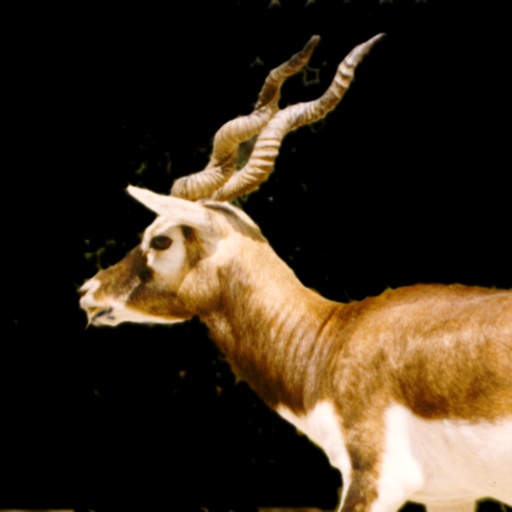
#> input picture BMP/blackbuck.bmp, 512 x 512 px, found by its file name
$ python 'Jacob_Clouse_Q2_SSS_v23 adding names to reconstruct.py'
#> lines starting #> are read from the running program, lines starting #| are printed output that depends on the picture
# This Python Program was written on Linux Mint and Windows 10 using VScode, your milage may vary on OS and configuration.

'''
This program is a visual implimentation of:
  __                              __                                 __
 /    /              /           /                        /         /    /              /
(___ (___  ___  _ _    ___      (___  ___  ___  ___  ___ (___      (___ (___  ___  ___    ___  ___
    )|   )|   )| | )| |   )         )|___)|    |   )|___)|             )|   )|   )|   )| |   )|   )
 __/ |  / |__/||  / | |          __/ |__  |__  |    |__  |__        __/ |  / |__/||    | |  / |__/
                                                                                              __/
Total shares = 5
Required shares to retrieve the original image = 2
'''

# =-=-=-=-=-=-=-=-=-=-=-=-=-=-=-=-=-=-=-=-=-=-=-=-=-=-=-=-=-=-
# Importing Libraries / Modules
# =-=-=-=-=-=-=-=-=-=-=-=-=-=-=-=-=-=-=-=-=-=-=-=-=-=-=-=-=-=-
import random
from PIL import Image
import numpy as np
# =-=-=-=-=-=-=-=-=-=-=-=-=-=-=-=-=-=-=-=-=-=-=-=-=-=-=-=-=-=-
# Functions
# =-=-=-=-=-=-=-=-=-=-=-=-=-=-=-=-=-=-=-=-=-=-=-=-=-=-=-=-=-=-


# --- Function to read in an image, adjust to only 250 max values, and generate shares ---
# SOURCE: http://paulbourke.net/dataformats/bitmaps/
def split_image_shamir(inputImage,downscaleBool,n,r,max_value=None):
    # make sure that we don't have pixel values greater than 250, SOURCE: https://thepythonguru.com/python-builtin-functions/max/
#> called with inputImage = 'blackbuck.bmp', downscaleBool = True, n = 5, r = 3, max_value = 250
    imgOpened = Image.open(inputImage).convert('L')
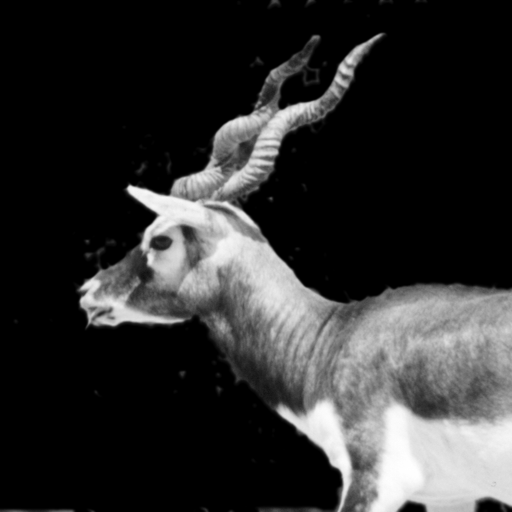
#> imgOpened: PIL image 512x512 L; min 0, max 255, mean 47.9
    openedImageArray = []
    width, height = imgOpened.size
#> width = 512; height = 512
    for y in range(height):
        for x in range(width):
            pixel = imgOpened.getpixel((x, y))
            if max_value is not None:
                pixel = min(pixel, max_value)
            openedImageArray.append(pixel)
#> after the loop, openedImageArray = 262144 items

    # grab coefficents
    # SOURCE: https://www.geeksforgeeks.org/implementing-shamirs-secret-sharing-scheme-in-python/
    coef = [[random.randint(0, 250) for _ in range(r-1)] for _ in range(len(openedImageArray))]
#> coef = 262144 items
    gen_imgs = []
    for i in range(1, n + 1):
        base = [i ** j for j in range(1, r)]
        img_ = []
        for p in range(len(openedImageArray)):
            base_sum = sum([coef[p][j] * base[j] for j in range(r-1)])
            img_.append((openedImageArray [p] + base_sum) % 251)
        gen_imgs.append(img_)
#> after the loop, gen_imgs = 5 items


    ''' NON DOWNSCALING'''
    # Reconstruction data
    array_bits = gen_imgs[0:r]
#> array_bits = 3 items
    decode_list = list(range(1, r + 1))

    share_names = []
    # Create Share value images
    to_save = [Image.new("L", (width, height)) for _ in range(n)]
    for i, imgOut in enumerate(gen_imgs):
        to_save[i].putdata(imgOut)
        name_of_share = "share{}.bmp".format(i + 1)
        to_save[i].save(name_of_share)
        share_names.append(name_of_share)
#> this loop made 5 passes
#> name_of_share on passes 1 to 5: 'share1.bmp', 'share2.bmp', 'share3.bmp', 'share4.bmp', 'share5.bmp'
#> pass 1, in split_image_shamir, `to_save[i].save(name_of_share)`:
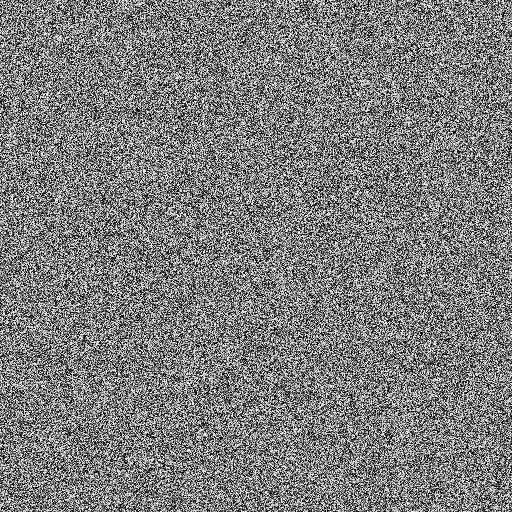
#> saved as share1.bmp: PIL image 512x512 L; min 0, max 250, mean 124.9
#> pass 2, in split_image_shamir, `to_save[i].save(name_of_share)`:
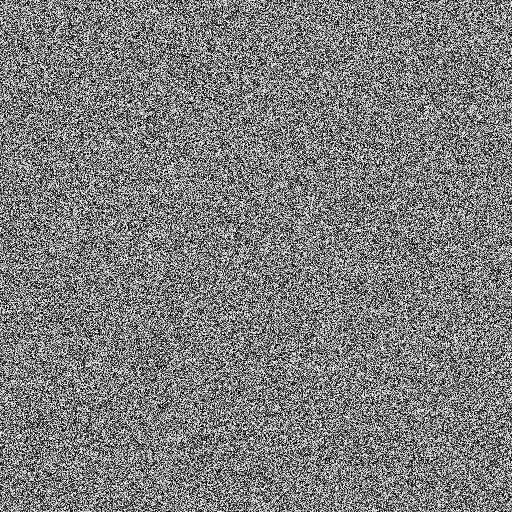
#> saved as share2.bmp: PIL image 512x512 L; min 0, max 250, mean 125
#> after the loop, share_names = ['share1.bmp', 'share2.bmp', 'share3.bmp', 'share4.bmp', 'share5.bmp']

    new_array_boi = []
    # checks to see if downscaling is active
    if downscaleBool == True:
        '''DOWN SCALING'''
        print("Downscaling Activated!")
        for labels in share_names:
            new_width, new_height, new_array_boi = downscale_image(labels, width, height)

        width = new_width
        height = new_height
        # array_bits = new_array_boi

    else:
        print("No Downscaling Requested!")


        print("Encrypted Shares Generated!")

    return gen_imgs,(width, height),array_bits,decode_list,new_array_boi


# --- Downscale Image Method ---
def downscale_image(orig_image, width, height):
    # Open the image and convert to the RGB mode, halve dimensions
#> called with orig_image = 'share1.bmp', width = 512, height = 512
    img = Image.open(orig_image).convert('RGB')
    half_width = width // 2
#> half_width = 256
    half_height = height // 2
#> half_height = 256
    new_img = Image.new('RGB', (half_width, half_height))
#> new_img: PIL image 256x256 RGB; every value is 0
    new_array_bits = []
    # Iterate over the new image pixels
    for x in range(half_width):
        for y in range(half_height):
            # Get the corresponding 4 pixels in the original image
            pixels = [
                img.getpixel((2*x, 2*y)),
                img.getpixel((2*x+1, 2*y)),
                img.getpixel((2*x, 2*y+1)),
                img.getpixel((2*x+1, 2*y+1))
            ]
            # mod 251 - so no errors
            r = sum(p[0] for p in pixels) % 251
            g = sum(p[1] for p in pixels) % 251
            b = sum(p[2] for p in pixels) % 251
            # Set the new pixel in the new image
            new_img.putpixel((x, y), (r, g, b))

    # redo the size
            new_array_bits.append(pixels[0:r])
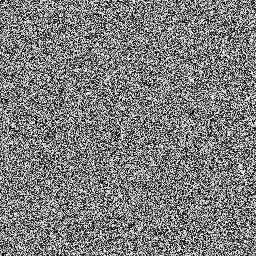
#> new_img: PIL image 256x256 RGB; min 0, max 250, mean 125.1
#> after the loop, new_array_bits = 65536 items
#> in split_image_shamir, `new_width, new_height, new_array_boi = downscale_image(labels, width, ..`: new_width = 256; new_array_boi = 65536 items
#> in split_image_shamir, `width = new_width`: width = 256
#> `gen_imgs,shape,arr_bit,list_bit,downscaled_array = split_image_shamir(..`: gen_imgs = 5 items; shape = (256, 256); arr_bit = 3 items; list_bit = [1, 2, 3]; downscaled_array = 65536 items

    # Save the new image share over original
    new_img.save(orig_image)
    return half_width, half_height, new_array_bits
    # return down_image, down_width, down_height


# --- Function to reconstruct the secret using Lagrange function ---
# SOURCE: https://github.com/cfgnunes/numerical-methods-python/blob/main/interpolation.py
def lagrange(x, y, num_points, x_test):
    l = [0] * num_points
    for k in range(num_points):
        l[k] = 1
        for k_ in range(num_points):
            if k != k_:
                l[k] = l[k] * (x_test - x[k_]) / (x[k] - x[k_])
            else:
                pass
    L = 0
    for i in range(num_points):
        L += y[i] * l[i]

    # print("Lagrange Function Executed!") # TOO MANY PRINT OUTS
    return L


# --- Function to reconstruct the original image using the shares ---
# SOURCE: https://www.geeksforgeeks.org/implementing-shamirs-secret-sharing-scheme-in-python/
def decode(imgs, index, r, n):
    assert len(imgs) >= r
    x = index
    dim = len(imgs[0])
    img = []
    for i in range(dim):
        y = [imgs[j][i] for j in range(r)]
        pixel = lagrange(x, y, r, 0) % 251
        img.append(pixel)

    print("Decrypted Image Restored!")
    return img


# --- Function to decode downsized pics ---
def decode_downsize(imgs, index, r, n):
    # you can also just re open up the share by passing in the name and get the dimensions that way
#> called with r = 3, n = 5
    assert len(imgs) >= r
    x = index
#> x = [1, 2, 3]
    # print(x)
    # print(len(imgs[0]))
    dim = len(imgs[0]) // 4
#> dim = 65536
    img = []
    for i in range(dim):
        y = [imgs[j][i] for j in range(r)]
        # print(y)
        pixel = lagrange(x, y, r, 0) % 251
        img.append(pixel)
#> this loop made 65536 passes
#> y on passes 1 to 3: [63, 71, 24], [170, 41, 115], [117, 3, 160]
#> after the loop, img = 65536 items

    print("Decrypted Image Restored!")
    return img

# --- Function to calculate the MAE ---
def calculate_mae(img1_path, img2_path):
    # Load the images and convert them to numpy arrays
    img1 = np.array(Image.open(img1_path).convert('L')) # convert to grayscale
    img2 = np.array(Image.open(img2_path).convert('L'))

    # Calculate the absolute difference between the pixel values of two images
    diff = np.abs(img1 - img2)

    # Calculate the sum of absolute differences and divide by the total number of pixels
    mae = np.sum(diff) / (img1.shape[0] * img1.shape[1])
    print(f"Mean Average Error between {img1_path} & {img2_path}: {mae}")

    return mae

# --- Function to print out my Logo ---
def myLogo():
    print("Created and Tested by: ")
    print("   __                  _         ___ _                       ")
    print("   \ \  __ _  ___ ___ | |__     / __\ | ___  _   _ ___  ___  ")
    print("    \ \/ _` |/ __/ _ \| '_ \   / /  | |/ _ \| | | / __|/ _ \ ")
    print(" /\_/ / (_| | (_| (_) | |_) | / /___| | (_) | |_| \__ \  __/ ")
    print(" \___/ \__,_|\___\___/|_.__/  \____/|_|\___/ \__,_|___/\___| ")
    print("Dedicated to Peter Zlomek and Harely Alderson III")

# =-=-=-=-=-=-=-=-=-=-=-=-=-=-=-=-=-=-=-=-=-=-=-=-=-=-=-=-=-=-
# MAIN
# =-=-=-=-=-=-=-=-=-=-=-=-=-=-=-=-=-=-=-=-=-=-=-=-=-=-=-=-=-=-

# myLogo()

# LET THE USER SET THESE with input
useThisImage = "blackbuck.bmp"
totalNumberOfShares = 5
minNumberOfShares = 3
wantDownscale = True
reconstructName = "reconstructed.bmp"

'''ENCRYPTION'''
gen_imgs,shape,arr_bit,list_bit,downscaled_array = split_image_shamir(useThisImage,wantDownscale,totalNumberOfShares,minNumberOfShares,max_value=250) # change r and n names


''' DECRYPTION'''
# NEED TO DO SEPERATE FUNCTION IF DOWNSCALING WAS REQUESTED
'''NO DOWNSCALE'''
if wantDownscale == False:
    origin_img = decode(arr_bit, list_bit, minNumberOfShares, totalNumberOfShares)
    # save output
    img = Image.new("L", shape, color=0)
    img.putdata(list(origin_img))
    img.save(reconstructName)
else:
    '''DOWNSCALE'''
    # only 1/4 of length
    origin_img = decode_downsize(arr_bit, list_bit, minNumberOfShares, totalNumberOfShares)
#> origin_img = 65536 items

    # pass in width and height
    # save output (width and height half)
    img = Image.new("L", shape, color=0)
#> img: PIL image 256x256 L; every value is 0
    img.putdata(list(origin_img))
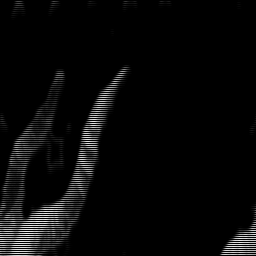
#> img: PIL image 256x256 L; min 0, max 237, mean 9.1
    img.save(f"{shape[1]}x{shape[0]}_{reconstructName}")

    # MAE
    for i in range(totalNumberOfShares):
        shareName = f'share{i+1}.bmp'
        ourMae = calculate_mae(reconstructName,shareName)
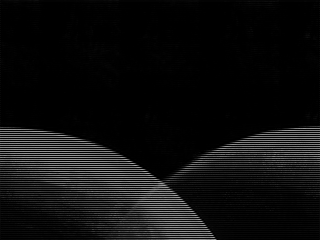
#> input picture Redo_SSS/reconstructed.bmp, 320 x 240 px, found by its file name
#> in calculate_mae, img1 is the input picture: shape (240, 320); min 0, max 164, mean 15
#> (the run stopped early here; a loop or call above may not have finished)
